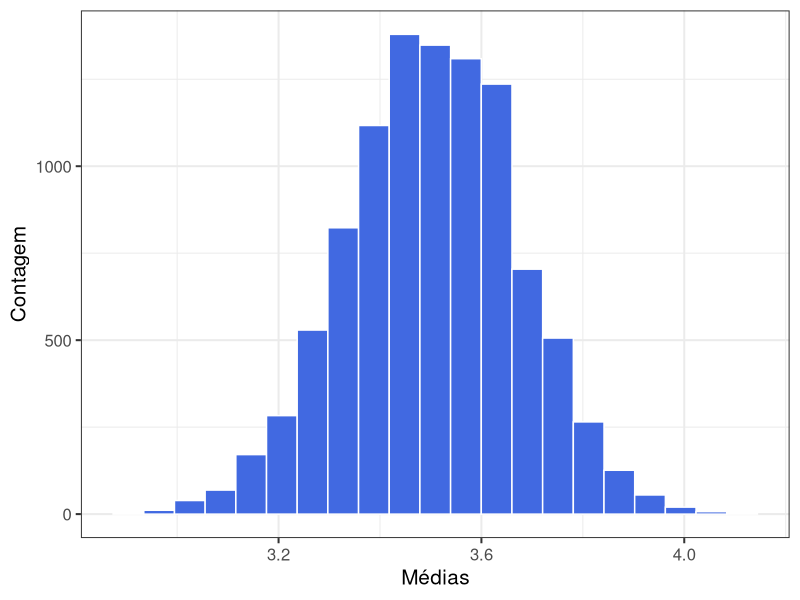
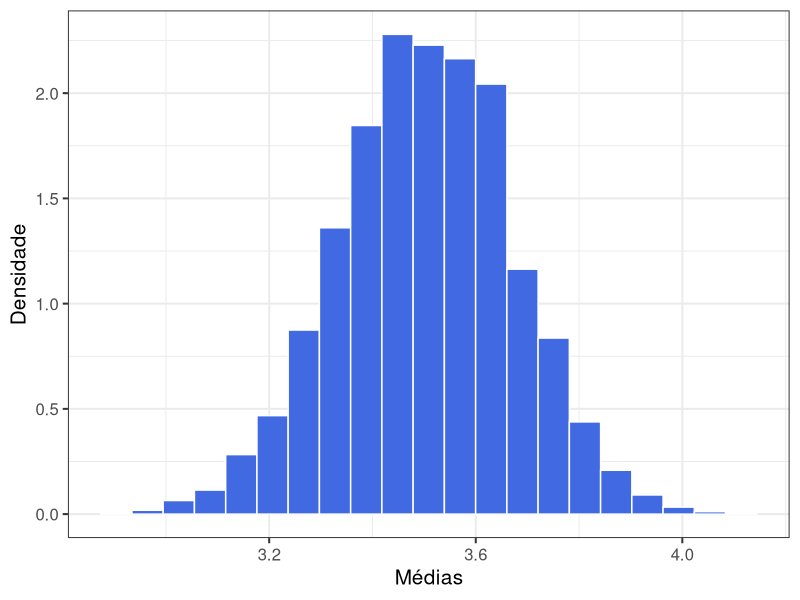
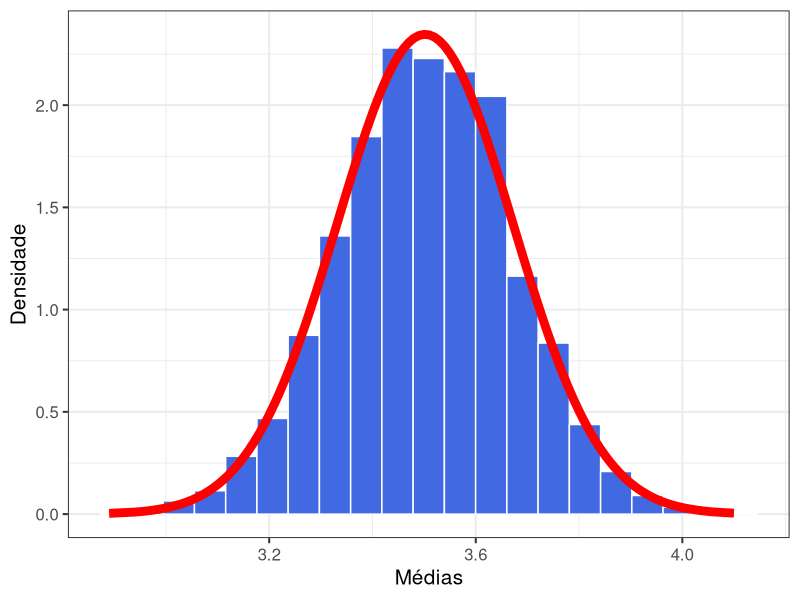

The R source for these figures, in order:
# Pacotes -----------------------------------------------------------------

library(tidyverse)
library(purrr)

# Simulacao no R ----------------------------------------------------------

# Dados -------------------------------------------------------------------

numero_de_simulacoes <- 10000
espaco_amostral <- 1:6
tamanho_da_amostra <- 100

amostras <- map(1:numero_de_simulacoes,
                sample,
                x = espaco_amostral,
                size = tamanho_da_amostra)

medias <- map_dbl(amostras, mean)

tabela <- tibble(medias)

tabela |>
  ggplot(aes(x = medias)) +
  geom_histogram(
    fill = 'royalblue', color = 'white',
    bins = floor(numero_de_simulacoes^(1/3))
  ) +
  theme_bw(15) +
  labs(x = "Médias", y = "Contagem")

# Dados + Normal ----------------------------------------------------------

tabela |>
  ggplot(aes(x = medias,  after_stat(density))) +
  geom_histogram(
    fill = 'royalblue', color = 'white',
    bins = floor(numero_de_simulacoes^(1/3))
  ) +
  theme_bw(15) +
  labs(x = "Médias", y = "Densidade")

media <- mean(medias)
sd <- sd(medias)

tabela |>
  mutate(
    normal = dnorm(medias, media, sd)
  ) |>
  ggplot(aes(x = medias,  after_stat(density))) +
  geom_histogram(
    fill = 'royalblue', color = 'white',
    bins = floor(numero_de_simulacoes^(1/3))
  ) +
  theme_bw(15) +
  geom_line(aes(x = medias, y = normal),
            color = 'red', size = 3) +
  labs(x = "Médias", y = "Densidade")
